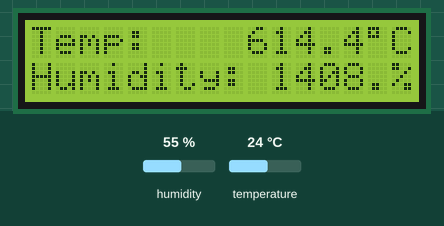
The sketch below on a simulated Arduino Uno, built with avr-gcc and run on an emulated ATmega328P. On the bench: 16×2 character LCD. Wiring (inferred from the names in the program): DHT11 sensor: data pin 7. The test bench sets the inputs (shaded band); at power-on: humidity 55 %, temperature 24 °C.

Above: at 1.9 s.
2.0 s: humidity set to 22 %
At 4.0 s:
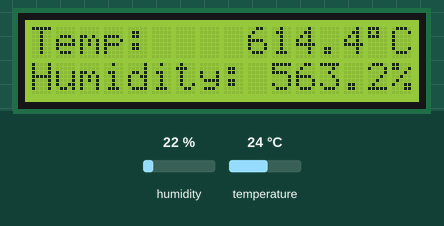
5.2 s: temperature set to 12 °C
At 6.6 s:
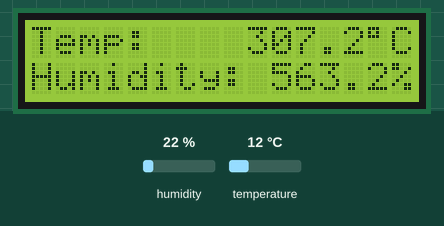
8.4 s: humidity set to 40 %
At 11.7 s:
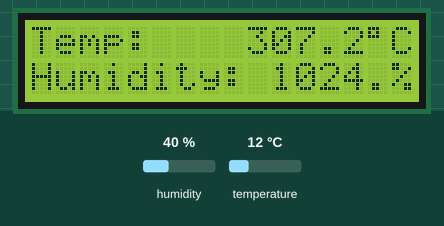
12.0 s: temperature set to 19 °C
At 13.2 s:
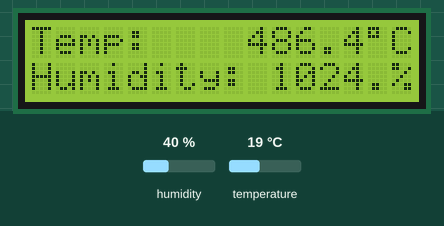
Timing chart, 0 to 15.0 s (numbered marks = the images above; inputs shaded):
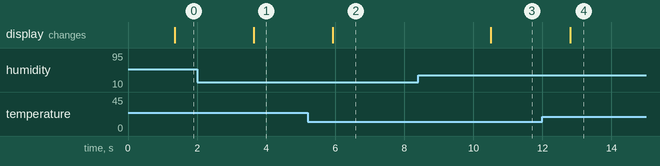

Measured:
- after the input at 2.0 s, the display: changes after 1.6 s (image 1)
- after the input at 5.2 s, the display: changes after 0.73 s (image 2)
- after the input at 8.4 s, the display: changes after 2.1 s (image 3)
- after the input at 12.0 s, the display: changes after 0.80 s (image 4)

The sketch:

lcd-thermometer.ino
```cpp
#include <LiquidCrystal.h>
#include "DHT/DHT.h"

// Thermometer data input pn
int DHT22_PIN = 7;

// thermometer object
DHT dht(DHT22_PIN, DHT22);
// LCD object
LiquidCrystal lcd(12, 11, 5, 4, 3, 2);

void setup() {
  Serial.begin(9600);
  dht.begin();
  lcd.begin(16, 2);
  lcd.clear();
}

void loop() {
  delay(1000);
  float humidity = dht.readHumidity();
  float temperature = dht.readTemperature();
  if (isnan(humidity) || isnan(temperature)) {
    Serial.println("Failed to read from DHT sensor!");
    return;
  }
  lcd.clear();
  // print temperature to LCD display
  lcd.setCursor(0 ,0);
  lcd.print("Temp:");
  lcd.setCursor(9, 0);
  lcd.print(temperature);
  lcd.setCursor(14, 0);
  lcd.print((char)223); // print degree symbol
  lcd.setCursor(15, 0);
  lcd.print("C");
  // print humidity to LCD display
  lcd.setCursor(0, 1);
  lcd.print("Humidity:");
  lcd.setCursor(10, 1);
  lcd.print(humidity);
  lcd.setCursor(15, 1);
  lcd.print("%");
}
```

DHT.h
```cpp
#ifndef DHT_H
#define DHT_H
#if ARDUINO >= 100
 #include "Arduino.h"
#else
 #include "WProgram.h"
#endif

/* DHT library

MIT license
written by Adafruit Industries
*/

// how many timing transitions we need to keep track of. 2 * number bits + extra
#define MAXTIMINGS 85

#define DHT11 11
#define DHT22 22
#define DHT21 21
#define AM2301 21

class DHT {
 private:
  uint8_t data[6];
  uint8_t _pin, _type, _count;
  unsigned long _lastreadtime;
  boolean firstreading;

 public:
  DHT(uint8_t pin, uint8_t type, uint8_t count=6);
  void begin(void);
  float readTemperature(bool S=false);
  float convertCtoF(float);
  float convertFtoC(float);
  float computeHeatIndex(float tempFahrenheit, float percentHumidity);
  float readHumidity(void);
  boolean read(void);

};
#endif
```
